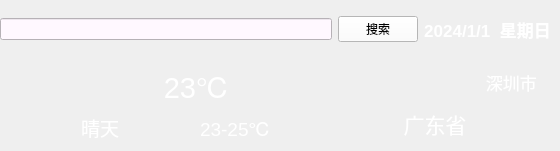
     <widget class="QWidget" name="widgetTop" native="true">
      <widget class="QWidget" name="layoutWidget">
       <property name="geometry">
        <rect>
         <x>0</x>
         <y>1</y>
         <width>551</width>
         <height>141</height>
        </rect>
       </property>
       <layout class="QGridLayout" name="gridLayout_3">
        <item row="0" column="0" colspan="3">
         <layout class="QHBoxLayout" name="horizontalLayout_6" stretch="0,0">
          <item>
           <layout class="QHBoxLayout" name="horizontalLayout_5">
            <item>
             <widget class="QLineEdit" name="lineEdit_search">
              <property name="styleSheet">
               <string notr="true">background-color: rgb(255, 248, 255);</string>
              </property>
             </widget>
            </item>
            <item>
             <widget class="QPushButton" name="pushButton">
              <property name="styleSheet">
               <string notr="true">background-color: rgb(255, 255, 255);</string>
              </property>
              <property name="text">
               <string>搜索</string>
              </property>
             </widget>
            </item>
           </layout>
          </item>
          <item>
           <widget class="QLabel" name="labelcurrentDate">
            <property name="font">
             <font>
              <pointsize>13</pointsize>
              <weight>75</weight>
              <bold>true</bold>
             </font>
            </property>
            <property name="styleSheet">
             <string notr="true">
color: rgb(255, 255, 255);</string>
            </property>
            <property name="text">
             <string>2024/1/1  星期日</string>
            </property>
            <property name="textFormat">
             <enum>Qt::MarkdownText</enum>
            </property>
            <property name="alignment">
             <set>Qt::AlignCenter</set>
            </property>
           </widget>
          </item>
         </layout>
        </item>
        <item row="1" column="0">
         <widget class="QLabel" name="weatherIcon">
          <property name="minimumSize">
           <size>
            <width>75</width>
            <height>65</height>
           </size>
          </property>
          <property name="maximumSize">
           <size>
            <width>75</width>
            <height>65</height>
           </size>
          </property>
          <property name="text">
           <string/>
          </property>
          <property name="pixmap">
           <pixmap resource="res.qrc">:/weathercondition/qing2.png</pixmap>
          </property>
          <property name="scaledContents">
           <bool>true</bool>
          </property>
         </widget>
        </item>
        <item row="1" column="1">
         <layout class="QGridLayout" name="gridLayout_2">
          <item row="0" column="0">
           <widget class="QLabel" name="labelTemNow">
            <property name="font">
             <font>
              <pointsize>22</pointsize>
             </font>
            </property>
            <property name="styleSheet">
             <string notr="true">color: rgb(255, 255, 255);</string>
            </property>
            <property name="text">
             <string>23℃</string>
            </property>
            <property name="alignment">
             <set>Qt::AlignCenter</set>
            </property>
           </widget>
          </item>
          <item row="1" column="0">
           <layout class="QHBoxLayout" name="horizontalLayout_7">
            <item>
             <widget class="QLabel" name="labelWeather">
              <property name="font">
               <font>
                <family>Consolas</family>
                <pointsize>14</pointsize>
               </font>
              </property>
              <property name="styleSheet">
               <string notr="true">color: rgb(255, 255, 255);</string>
              </property>
              <property name="text">
               <string>晴天</string>
              </property>
             </widget>
            </item>
            <item>
             <widget class="QLabel" name="labelWeatherRange">
              <property name="font">
               <font>
                <pointsize>14</pointsize>
               </font>
              </property>
              <property name="styleSheet">
               <string notr="true">
color: rgb(255, 255, 255);</string>
              </property>
              <property name="text">
               <string>23-25℃</string>
              </property>
             </widget>
            </item>
           </layout>
          </item>
         </layout>
        </item>
        <item row="1" column="2">
         <layout class="QVBoxLayout" name="verticalLayout_5">
          <item>
           <widget class="QLabel" name="labelCity">
            <property name="font">
             <font>
              <pointsize>13</pointsize>
             </font>
            </property>
            <property name="styleSheet">
             <string notr="true">color: rgb(255, 255, 255);</string>
            </property>
            <property name="text">
             <string>深圳市   </string>
            </property>
            <property name="alignment">
             <set>Qt::AlignRight|Qt::AlignTrailing|Qt::AlignVCenter</set>
            </property>
           </widget>
          </item>
          <item>
           <widget class="QLabel" name="labelProvince">
            <property name="font">
             <font>
              <pointsize>16</pointsize>
             </font>
            </property>
            <property name="styleSheet">
             <string notr="true">color: rgb(255, 255, 255);</string>
            </property>
            <property name="text">
             <string>广东省</string>
            </property>
            <property name="alignment">
             <set>Qt::AlignCenter</set>
            </property>
           </widget>
          </item>
         </layout>
        </item>
       </layout>
      </widget>
     </widget>
